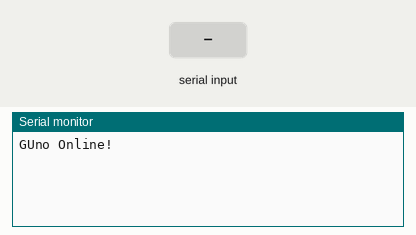
This sketch was run on a simulated Arduino Leonardo, built with avr-gcc and run on an emulated ATmega32U4. Parts: the last lines printed to the serial monitor. Inputs (shaded band) come from the test bench.

Above: at 1.2 s.
1.3 s: "1" received over the second serial link
At 1.9 s:
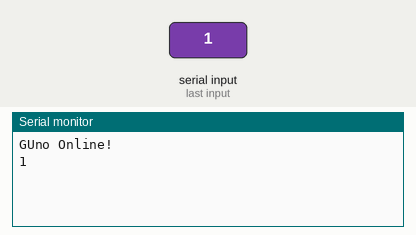
2.8 s: "0" received over the second serial link
At 4.3 s:
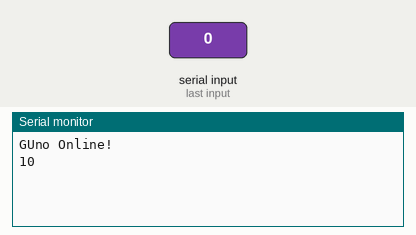

The sketch:

uno_sonar_passthru.ino
```cpp
#include <SoftwareSerial.h>

SoftwareSerial mySerial(12, 13); // RX, TX

void setup()
{
  // Open serial communications and wait for port to open:
  Serial.begin(57600);
  while (!Serial) {
    ; // wait for serial port to connect. Needed for Leonardo only
  }


  Serial.println("GUno Online!");

  // set the data rate for the SoftwareSerial port
  mySerial.begin(4800);
}

void loop() // run over and over
{
  if (mySerial.available())
    Serial.write(mySerial.read());
  if (Serial.available())
    mySerial.write(Serial.read());
}
```

Measured:
- after the input at 1.3 s, the serial monitor: prints a new line at once (image 1)
- after the input at 2.8 s, the serial monitor: prints a new line at once (image 2)
